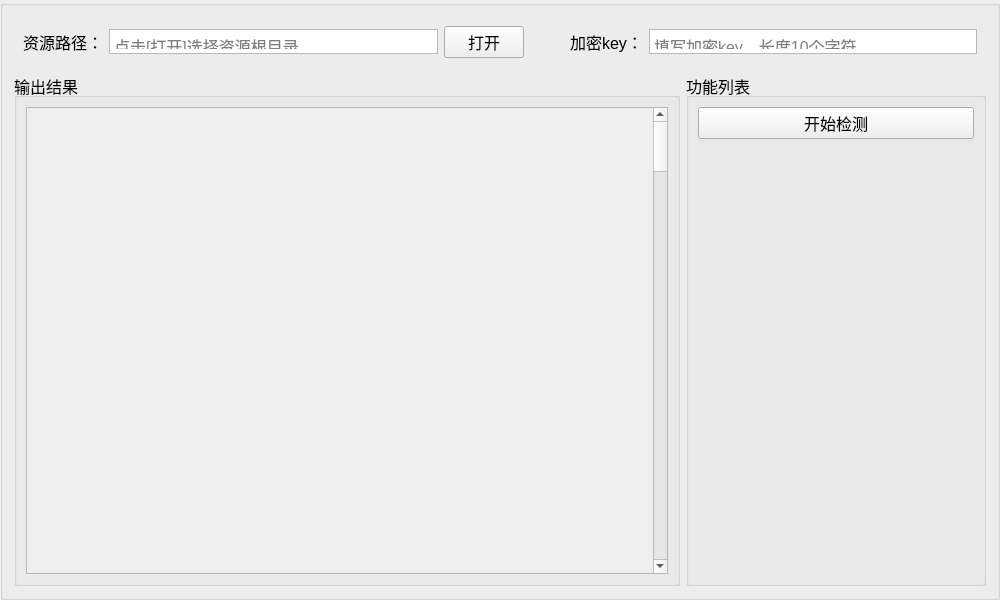
<?xml version="1.0" encoding="UTF-8"?>
<ui version="4.0">
 <class>resCheckBox</class>
 <widget class="QGroupBox" name="resCheckBox">
  <property name="geometry">
   <rect>
    <x>0</x>
    <y>0</y>
    <width>1000</width>
    <height>600</height>
   </rect>
  </property>
  <property name="minimumSize">
   <size>
    <width>0</width>
    <height>0</height>
   </size>
  </property>
  <property name="font">
   <font>
    <pointsize>12</pointsize>
   </font>
  </property>
  <property name="windowTitle">
   <string>GroupBox</string>
  </property>
  <property name="title">
   <string/>
  </property>
  <layout class="QGridLayout" name="gridLayout_2">
   <item row="1" column="0">
    <widget class="QGroupBox" name="groupBox">
     <property name="title">
      <string>输出结果</string>
     </property>
     <layout class="QVBoxLayout" name="verticalLayout_2">
      <item>
       <widget class="QScrollArea" name="scrollArea">
        <property name="verticalScrollBarPolicy">
         <enum>Qt::ScrollBarAlwaysOn</enum>
        </property>
        <property name="horizontalScrollBarPolicy">
         <enum>Qt::ScrollBarAlwaysOff</enum>
        </property>
        <property name="sizeAdjustPolicy">
         <enum>QAbstractScrollArea::AdjustToContents</enum>
        </property>
        <property name="widgetResizable">
         <bool>true</bool>
        </property>
        <property name="alignment">
         <set>Qt::AlignLeading|Qt::AlignLeft|Qt::AlignTop</set>
        </property>
        <widget class="QWidget" name="scrollAreaWidgetContents">
         <property name="geometry">
          <rect>
           <x>0</x>
           <y>0</y>
           <width>631</width>
           <height>10000</height>
          </rect>
         </property>
         <property name="minimumSize">
          <size>
           <width>631</width>
           <height>10000</height>
          </size>
         </property>
         <property name="maximumSize">
          <size>
           <width>631</width>
           <height>10000</height>
          </size>
         </property>
         <widget class="QLabel" name="label">
          <property name="geometry">
           <rect>
            <x>0</x>
            <y>0</y>
            <width>631</width>
            <height>10000</height>
           </rect>
          </property>
          <property name="minimumSize">
           <size>
            <width>631</width>
            <height>10000</height>
           </size>
          </property>
          <property name="maximumSize">
           <size>
            <width>631</width>
            <height>10000</height>
           </size>
          </property>
          <property name="text">
           <string/>
          </property>
          <property name="alignment">
           <set>Qt::AlignLeading|Qt::AlignLeft|Qt::AlignTop</set>
          </property>
          <property name="wordWrap">
           <bool>true</bool>
          </property>
         </widget>
        </widget>
       </widget>
      </item>
     </layout>
    </widget>
   </item>
   <item row="1" column="1">
    <widget class="QGroupBox" name="groupBox_5">
     <property name="minimumSize">
      <size>
       <width>300</width>
       <height>0</height>
      </size>
     </property>
     <property name="maximumSize">
      <size>
       <width>300</width>
       <height>16777215</height>
      </size>
     </property>
     <property name="title">
      <string>功能列表</string>
     </property>
     <layout class="QVBoxLayout" name="verticalLayout_3">
      <item>
       <widget class="QPushButton" name="btn_check">
        <property name="text">
         <string>开始检测</string>
        </property>
       </widget>
      </item>
      <item>
       <spacer name="verticalSpacer_2">
        <property name="orientation">
         <enum>Qt::Vertical</enum>
        </property>
        <property name="sizeHint" stdset="0">
         <size>
          <width>20</width>
          <height>40</height>
         </size>
        </property>
       </spacer>
      </item>
     </layout>
    </widget>
   </item>
   <item row="0" column="0" colspan="2">
    <widget class="QWidget" name="widget" native="true">
     <property name="minimumSize">
      <size>
       <width>0</width>
       <height>50</height>
      </size>
     </property>
     <property name="maximumSize">
      <size>
       <width>16777215</width>
       <height>50</height>
      </size>
     </property>
     <layout class="QHBoxLayout" name="horizontalLayout_2">
      <item>
       <widget class="QLabel" name="label_2">
        <property name="text">
         <string>资源路径：</string>
        </property>
       </widget>
      </item>
      <item>
       <widget class="QTextEdit" name="textEdit">
        <property name="minimumSize">
         <size>
          <width>0</width>
          <height>25</height>
         </size>
        </property>
        <property name="maximumSize">
         <size>
          <width>16777215</width>
          <height>25</height>
         </size>
        </property>
        <property name="verticalScrollBarPolicy">
         <enum>Qt::ScrollBarAlwaysOff</enum>
        </property>
        <property name="readOnly">
         <bool>true</bool>
        </property>
        <property name="textInteractionFlags">
         <set>Qt::NoTextInteraction</set>
        </property>
        <property name="placeholderText">
         <string>点击[打开]选择资源根目录...</string>
        </property>
       </widget>
      </item>
      <item>
       <widget class="QPushButton" name="pushButton">
        <property name="text">
         <string>打开</string>
        </property>
       </widget>
      </item>
      <item>
       <spacer name="horizontalSpacer">
        <property name="orientation">
         <enum>Qt::Horizontal</enum>
        </property>
        <property name="sizeType">
         <enum>QSizePolicy::Fixed</enum>
        </property>
        <property name="sizeHint" stdset="0">
         <size>
          <width>40</width>
          <height>20</height>
         </size>
        </property>
       </spacer>
      </item>
      <item>
       <widget class="QLabel" name="label_3">
        <property name="text">
         <string>加密key：</string>
        </property>
       </widget>
      </item>
      <item>
       <widget class="QTextEdit" name="textEdit_2">
        <property name="minimumSize">
         <size>
          <width>0</width>
          <height>25</height>
         </size>
        </property>
        <property name="maximumSize">
         <size>
          <width>16777215</width>
          <height>25</height>
         </size>
        </property>
        <property name="verticalScrollBarPolicy">
         <enum>Qt::ScrollBarAlwaysOff</enum>
        </property>
        <property name="horizontalScrollBarPolicy">
         <enum>Qt::ScrollBarAlwaysOff</enum>
        </property>
        <property name="placeholderText">
         <string>填写加密key，长度10个字符</string>
        </property>
       </widget>
      </item>
     </layout>
    </widget>
   </item>
  </layout>
 </widget>
 <resources/>
 <connections/>
</ui>
